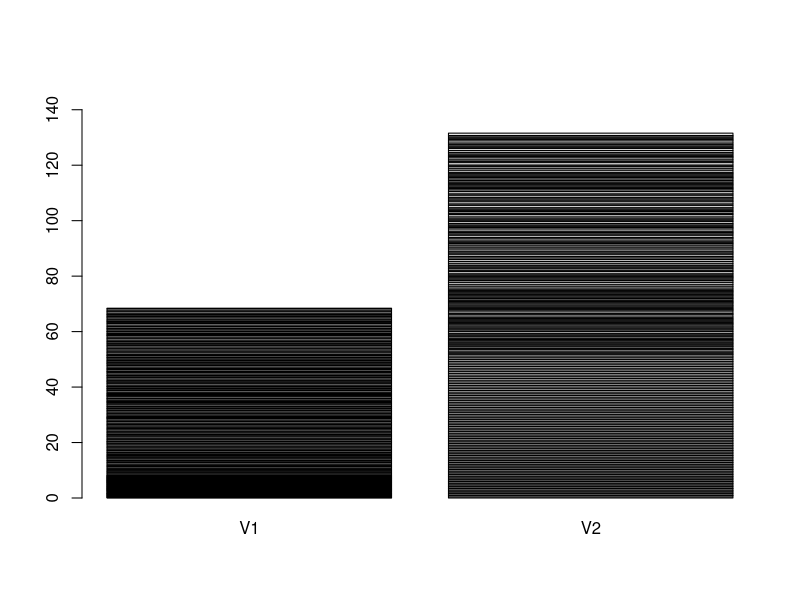
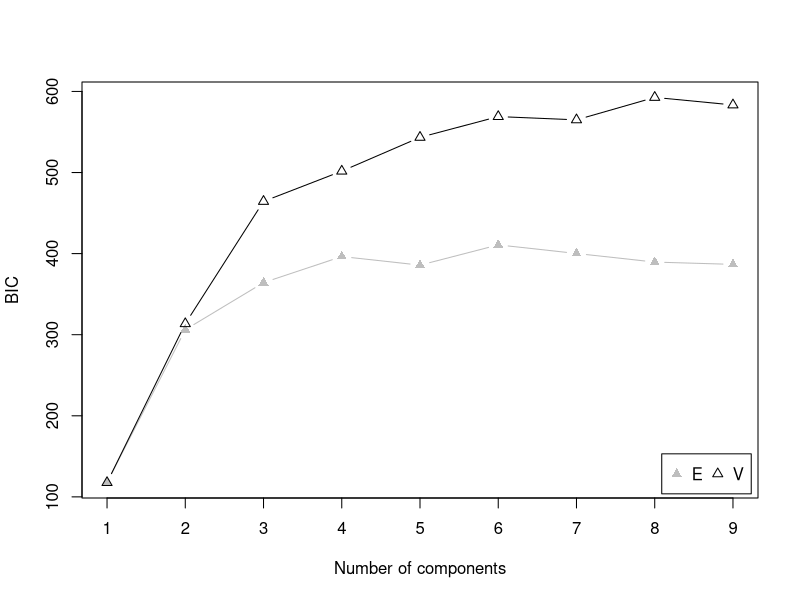
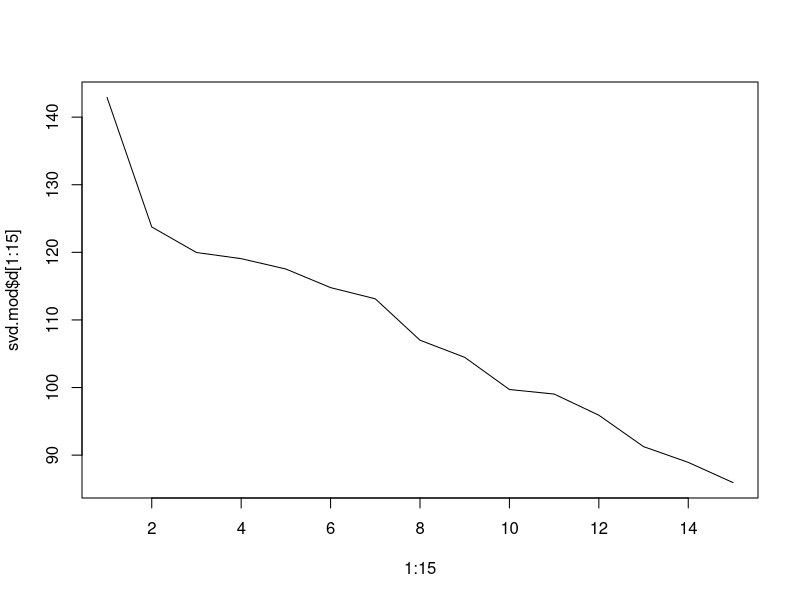
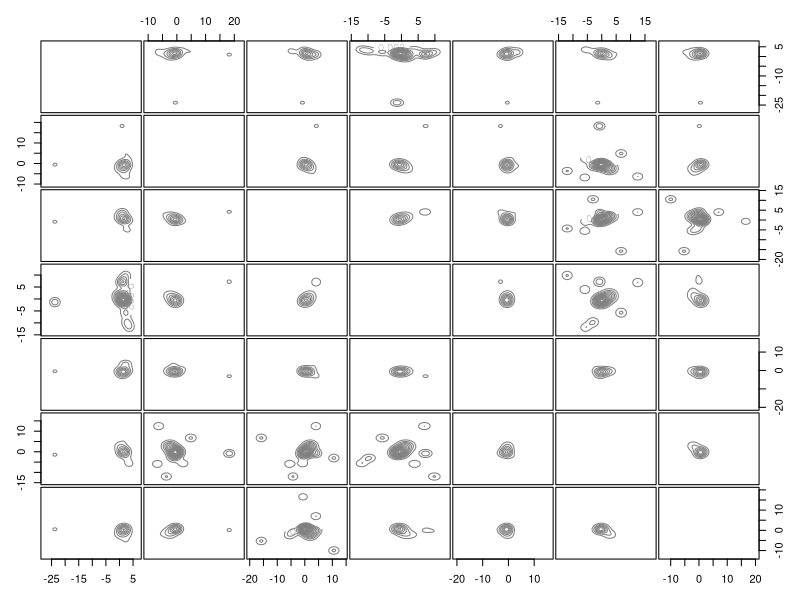
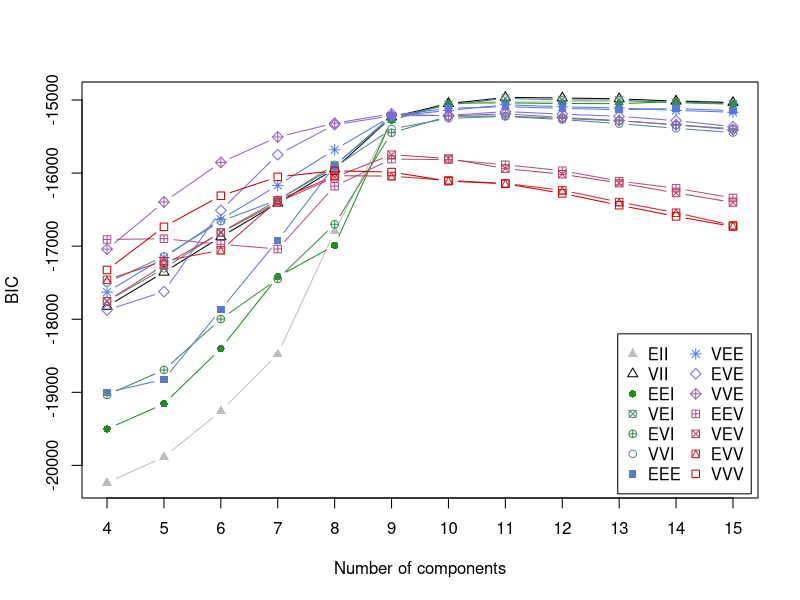

Recreate these plots in R, in order.


EM <- function(p0, m00, m10, sigma){
  data <- read.table("data2.txt")
  
  p_old = p0
  m0_old = m00
  m1_old = m10
  sigma0_old = sigma
  sigma1_old = sigma
  p = 0
  m0 = 0
  m1 = 0
  sigma0 = 0
  sigma1 = 0
  
  for (t in 1:300){
  
    proba <- (exp(-((data[, 2] - m1_old)^2)/(2*sigma1_old)) * p_old) / (exp(-((data[, 2] - m0_old)^2)/(2*sigma0_old))*(1 - p_old)
                                                                + exp(-((data[, 2] - m1_old)^2)/(2 * sigma1_old)) * p_old)
    data[, 3] <- proba
  
    n0 <- 0
    n1 <- 0
    
    for (i in 1:200){
      n1 = n1 + data[i, 3]
    }
  
    n0 = 200 - n1
    
    m1 = sum(data[, 2] * data[, 3]) / n1
    m0 = sum(data[, 2] * (1 - data[, 3])) / n0
  
    sigma0 = sum((1 - data[, 3]) * (data[, 2] - m0_old)^2) / n0
    sigma1 = sum(data[, 3] * (data[, 2] - m1_old)^2) / n1
  
    p = sum(1 - data[, 3]) / 200
    
    sigma0_old = sigma0
    sigma1_old = sigma1
    m0_old = m0
    m1_old = m1
    p_old = p
      
  }
  
  a <- c(p, m0, m1, sigma0, sigma1)
  data[, 3] <- NULL
  
  return (a)
}

q <- EM(0.6, -1, 0.5, 1)
q

q <- c(0.35, -0.7, 2.2, 0.8, 1.7)

data <- read.table("data2.txt")

proba = (exp(-((data[, 2] - q[3])^2)/(2 * q[5])) * (q[1])) / (exp(-((data[, 2] - q[1])^2)/(2 * q[4])) * (q[1])  + exp(-((data[, 2] - q[3])^2)/(2 * q[5])) * (1 - q[1]))
data[, 3] <- proba
data[, 4] <- 1 - proba

head(data)

#barplot
data[, 1] <- data[, 3]
data[, 2] <- data[, 4]
head(data)
data[, 3] <- NULL
data[, 4] <- NULL
head(data)
data[, 3] <- NULL
ncol(data)
data <- as.matrix(data)
barplot(data, ylim = c(0, 150))

#MClust
library(mclust)
b <- Mclust(data[,2], G = c(1:9))
plot(b, what = "BIC")


#Challenge2---------------------------------------------------------------------------------
dat <- read.table("matrix.txt")
dim(dat)
svd.mod <- svd(scale(dat))
plot(1:15, svd.mod$d[1:15], type = 'l')

dim(diag(1./svd.mod$d))

U <- as.matrix(dat) %*%  as.matrix(svd.mod$v)  %*% as.matrix(diag(1./svd.mod$d))

U.reduced <- as.matrix(dat) %*% as.matrix(svd.mod$v[,1:7,drop=FALSE]) %*% as.matrix(diag((svd.mod$d)[1:7,drop=FALSE]))
dim(U.reduced)

Q.red <- as.matrix(svd.mod$u[,1:7, drop = FALSE]) %*% as.matrix(diag(svd.mod$d)[1:7, 1:7, drop = FALSE])

dim(Q.red)

library(mclust)
b <- densityMclust(Q.red, G = c(4:15))
plot(b, what = "BIC")

#Nclust = 9, VVE
fit <- Mclust(Q.red, G=9, modelNames = "VVE")
write(as.vector(fit$classification), ncolumns = 483, file = "out.txt")
